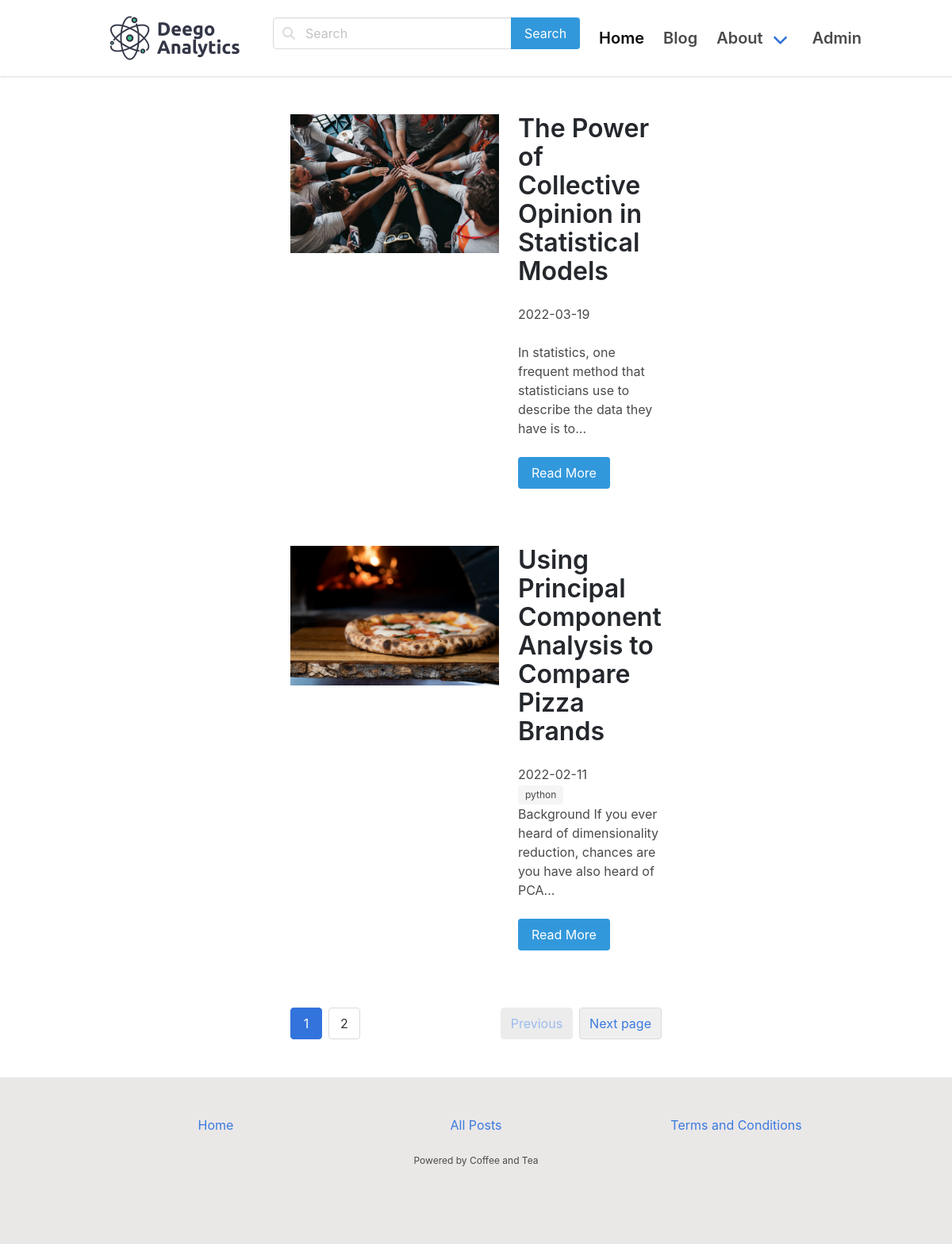
The app's page /blog/ (signed in), older data.
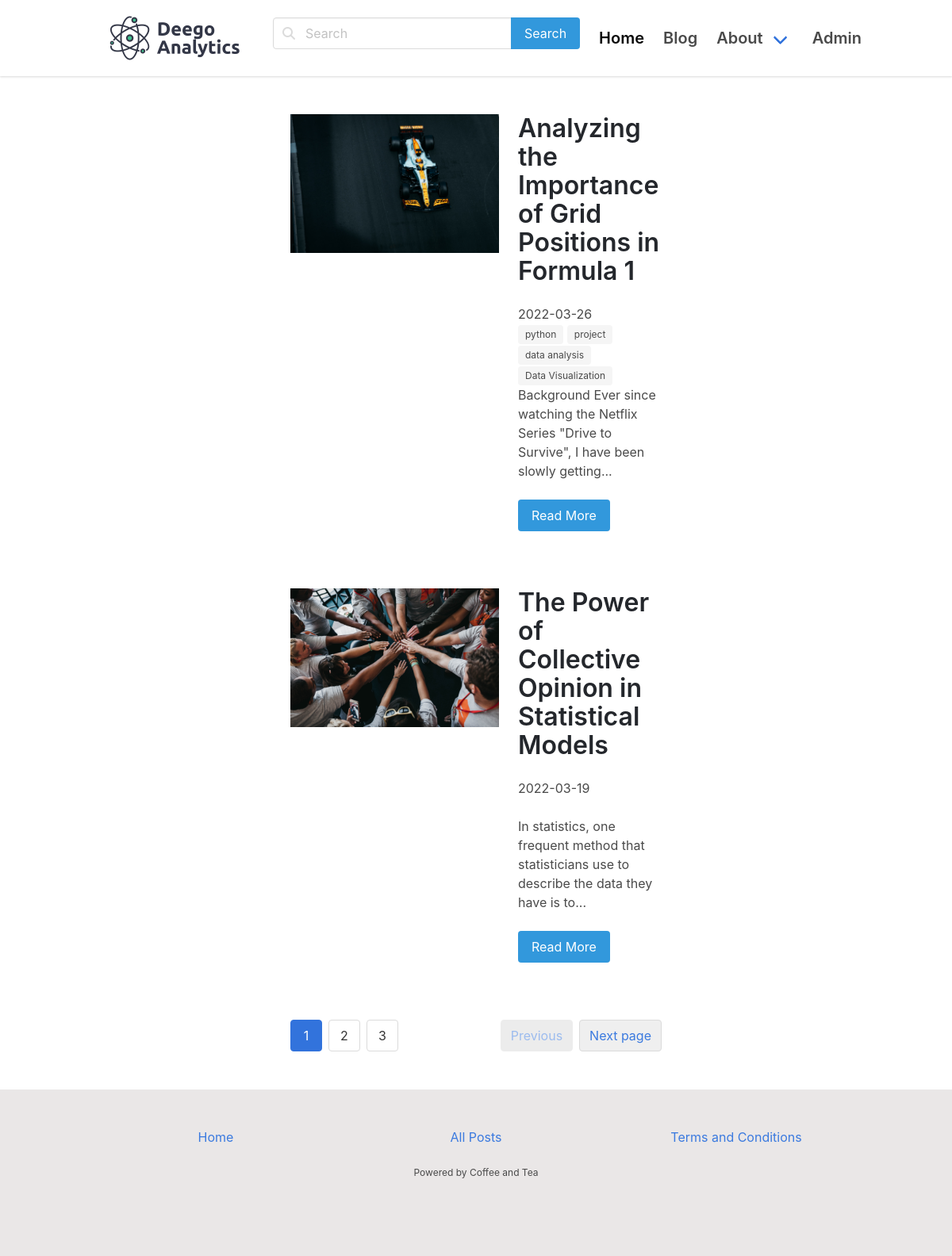
The same page, newer data.
### models.py (models this page shows, shortened)
class Post(db.Model):
    id = db.Column(db.Integer, primary_key=True)
    title = db.Column(db.String(140))
    slug = db.Column(db.String(140), unique=True)
    body = db.Column(db.Text)
    img_path = db.Column(db.String(100))
    created = db.Column(db.DateTime, default=datetime.now())
    tags = db.relationship('Tag', secondary=posts_tags,
                           backref=db.backref('posts'), lazy='dynamic')

class Tag(db.Model):
    id = db.Column(db.Integer, primary_key=True)
    title = db.Column(db.String(140))
    slug = db.Column(db.String(140), unique=True)

### posts/blueprint.py (the view)
@posts.route('/')
def posts_list():
    q = request.args.get('q')
    if q:
        posts = Post.query.filter(
            Post.title.contains(q) | Post.body.contains(q))
    else:
        posts = Post.query.order_by(Post.created.desc())
    page = request.args.get('page')
    if page and page.isdigit():
        page = int(page)
    else:
        page = 1
    pages = posts.paginate(page=page, per_page=2)
    return render_template('posts/posts.html', posts=posts, pages=pages)

### posts/templates/posts/posts.html (shortened to what this page needs)
{% extends 'base.html' %} {% block title %} All Posts {% endblock %} {% block
content %}
<section class="hero">
  <div class="hero-body">
    <div class="container">
      <div class="columns is-multiline">
        {% for post in pages.items %}
        <div class="column is-one-quarter"></div>
        <div class="column is-half">
          {% include 'posts/includes/card.html' %}
          <br />
        </div>
        <div class="column is-one-quarter"></div>
        {% endfor %}
        <div class="column is-one-quarter"></div>
        <div class="column is-half">
          <nav class="pagination" role="navigation" aria-label="pagination">
            <button
              class="pagination-previous"
              {%
              if
              not
              pages.has_prev
              %}
              disabled
              {%
              endif
              %}
            >
              <a href="./?page={{ pages.prev_num }}">Previous</a>
            </button>
            <button
              class="pagination-next"
            >
              <a href="./?page={{ pages.next_num }}">Next page</a>
            </button>
            <ul class="pagination-list">
              {% for page in pages.iter_pages() %}
              <li>
                <a
                  class="
                    pagination-link
                    {%
                    if
                    page
                    ==
                    pages.page
                    %}
                    is-current
                    {%
                    endif
                    %}
                  "
                  aria-label="Page 46"
                  aria-current="page"
                  href="./?page={{ page }}"
                  >{{ page}}</a
                >
              </li>
              {% endfor %}
            </ul>
          </nav>
        </div>
        <div class="column is-one-quarter"></div>
      </div>
    </div>
  </div>
</section>
{% endblock %}

### templates/base.html (shortened to what this page needs)
<!DOCTYPE html>
<html>
<head>
  <link rel="stylesheet" href="{{ url_for('static', filename='css/bulma.min.css') }}" />
  <link rel="stylesheet" type="text/css" href="{{ url_for('static', filename='css/stylesheet.css') }}" />
  <link rel="stylesheet" type="text/css" href="{{ url_for('static', filename='css/bulma-divider.min.css') }}" />
</head>
<nav class="navbar">
  <div class="container">
    <div class="navbar-brand">
      <a class="navbar-item" href="{{ url_for('index') }}">
        <img src="{{ url_for('static', filename='images/deego_analytics.png') }}" alt="Logo" class="logo" />
      </a>
    </div>
    <div id="navbarMenu" class="navbar-menu">
      <div class="navbar-end">
        <div class="navbar-item">
          <div class="control has-icons-left">
            <form method="GET">
              <div class="field has-addons">
                <div class="control">
                  <input class="input" type="search" placeholder="Search" name="q" />
                </div>
                <div class="control">
                  <button class="button is-info" type="submit">Search</button>
                </div>
              </div>
              <span class="icon is-left">
              </span>
            </form>
          </div>
        </div>
        <a class="navbar-item is-active is-size-5 has-text-weight-semibold" href="{{ url_for('index') }}">
          Home
        </a>
        <a class="navbar-item is-size-5 has-text-weight-semibold" href="{{ url_for('posts.posts_list') }}">
          Blog
        </a>
        <div class="
              navbar-item
              has-dropdown
              is-hoverable is-size-5
              has-text-weight-semibold
            ">
          <a class="navbar-link">About</a>
        </div>
        {% if current_user.has_role('admin') %}
        <a class="navbar-item is-size-5 has-text-weight-semibold" href="./admin">
          Admin
        </a>
        {% endif %}
      </div>
    </div>
  </div>
</nav>
{% block content %} {% endblock %} {% if current_user.is_authenticated %}
<div class="login-panel">
  <a href="{{ url_for('security.logout') }}" class="button">Logout</a>
</div>
{% endif %}
<footer class="footer">
  <div class="container">
    <div class="columns is-multiline">
      <div class="column has-text-centered">
        <a href="{{ url_for('index') }}">Home</a>
      </div>
      <div class="column has-text-centered">
        <a href="{{ url_for('posts.posts_list') }}">All Posts</a>
      </div>
      <div class="column has-text-centered">
        <a href="{{ url_for('terms') }}">Terms and Conditions</a>
      </div>
    </div>
    <div class="content is-small has-text-centered">
      <p>Powered by Coffee and Tea</p>
    </div>
  </div>
</footer>
</html>

### posts/templates/posts/includes/card.html
<div class="columns featured-post is-multiline">
  <div class="column is-12 post">
    <article class="columns featured">
      <div class="column is-7 post-img">
        {% if post.img_path %}
          <img src="{{ url_for('static', filename=post.img_path) }}">
        {% else %}
          <img src="https://cdn.emk.dev/templates/featured-image.png" alt="" />
        {% endif %}
      </div>
      <div class="column is-5 featured-content va">
        <div>
          <h1 class="title post-title">{{ post.title }}</h1>
          <time datetime="2016-1-1">{{ post.created.date() }}</time>
          <br />
          {% for tag in post  .tags %}
          <a href="{{ url_for('posts.tag_detail', slug=tag.slug) }}"
            ><span class="tag">{{ tag.title }}</span></a
          >
          {% endfor %}
          <br />
          <p class="post-excerpt">{{ post.body|striptags|truncate(100) }}</p>
          <br />
          <a
            href="{{ url_for('posts.post_detail', slug=post.slug) }}"
            class="button is-info"
            >Read More</a
          >
        </div>
      </div>
    </article>
  </div>
</div>

### static/css/stylesheet.css (style rules this page uses)
.va { display: flex; align-items: center; }
html { font-family: "Nunito Sans", sans-serif; color: white; }
a { color: #3b7adf; }
.hero { background: #fff; }
.title, .subtitle { color: #24272c; }
.login-panel { border: 1px solid #dddddd; border-radius: 2px; position: fixed; right: 50px; bottom: 30px; padding: 10px; }
nav.navbar { height: 6rem !important; box-shadow: 0 1px 3px 0 rgba(0, 0, 0, 0.1), 0 1px 2px 0 rgba(0, 0, 0, 0.06) !important; }
.footer { position: relative; bottom: 0; width: 100%; background-color: #eae7e7; }

Row changes from the older to the newer data that the page shows:
no longer on this page (row unchanged): Post: img_path (picture), title "Using Principal Component Analysis to Compare Pizza Brands", created "2022-02-11", body "Background If you ever heard of dimensionality reduction, chances are you have also heard of PCA...", Tag (title "python")
added Post: img_path (picture), title "Analyzing the Importance of Grid Positions in Formula 1", created "2022-03-26", body "Background Ever since watching the Netflix Series \"Drive to Survive\", I have been slowly getting...", Tag (title "python")
added Tag: title "project", shown under "Analyzing the Importance of Grid Positions in Formula 1"
added Tag: title "data analysis", shown under "Analyzing the Importance of Grid Positions in Formula 1"
added Tag: title "Data Visualization", shown under "Analyzing the Importance of Grid Positions in Formula 1"
Text that changed along with them:
new list line: "3"
